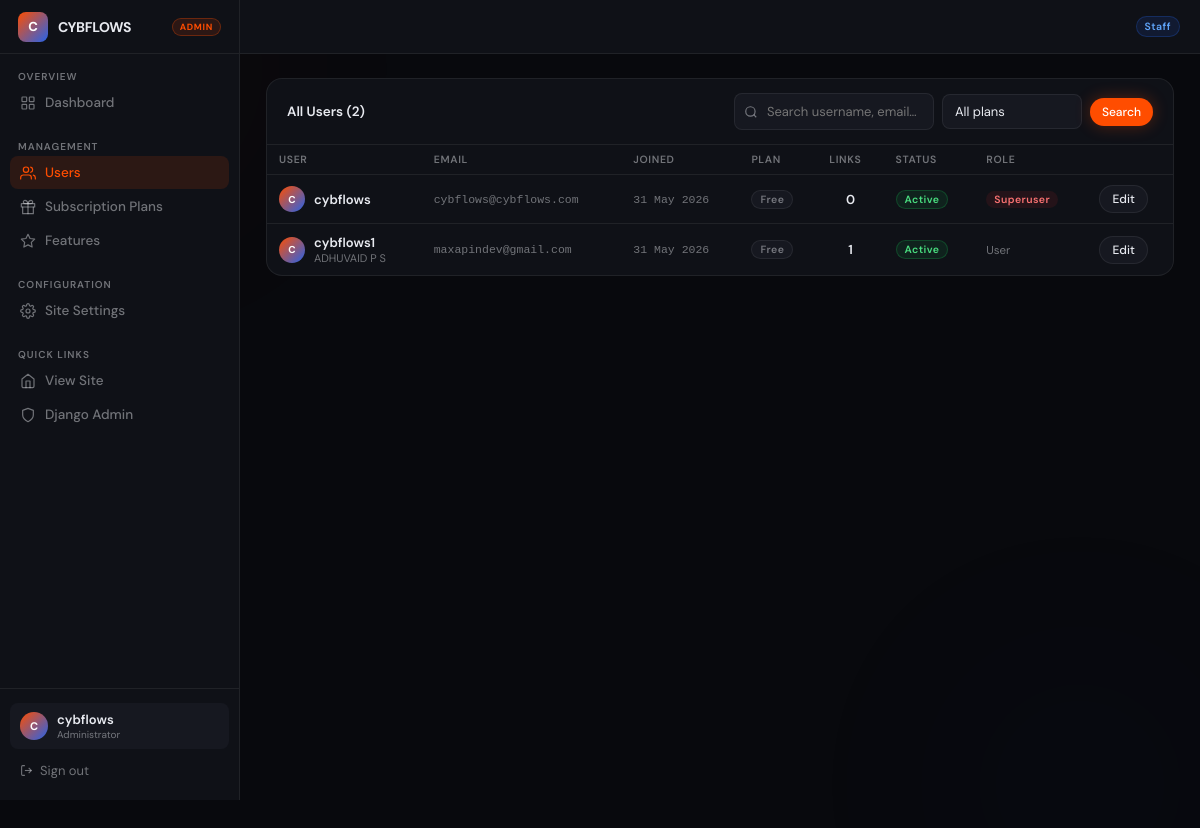
The page /siteadmin/users/ (signed in) on the database as committed earlier.
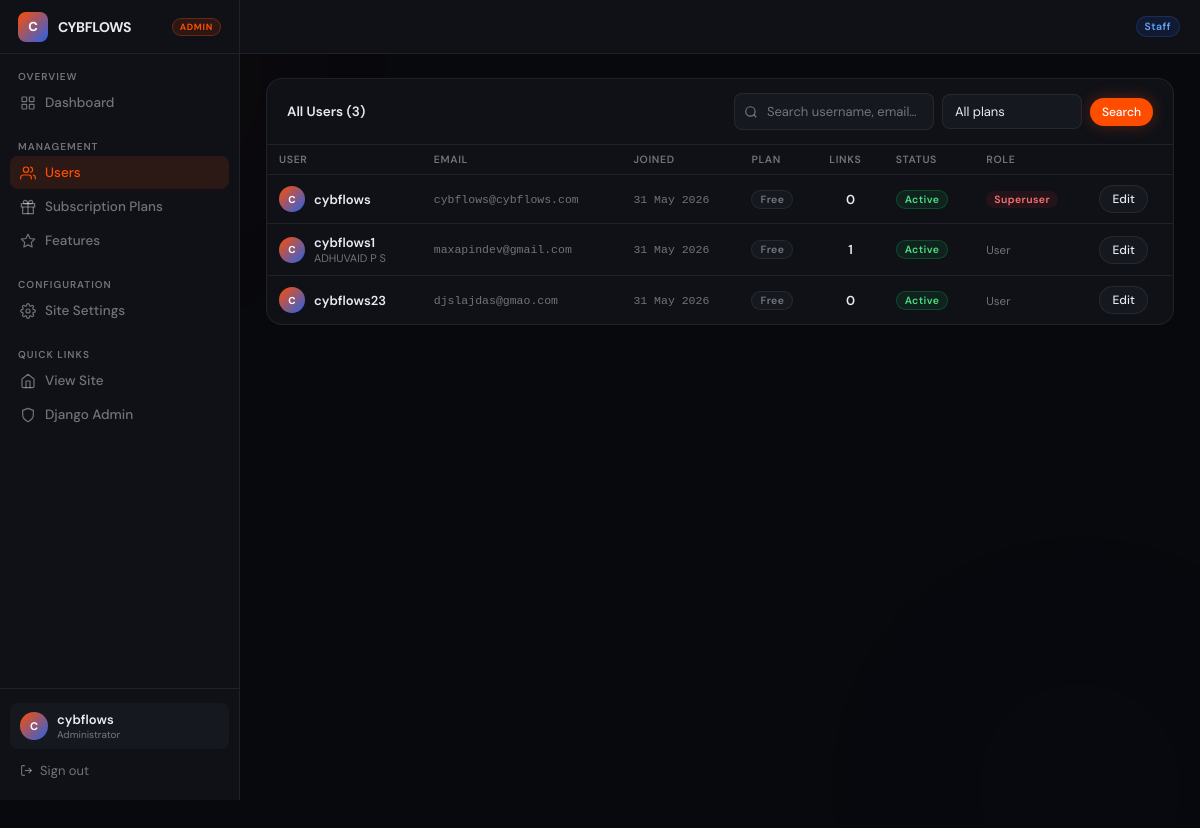
The same page on the database as committed later.
### siteadmin/models.py (models this page shows, shortened)
class SiteSettings(models.Model):
    site_name       = models.CharField(max_length=80, default='CybFlows')
    tagline         = models.CharField(max_length=160, blank=True,
                                       default='Your link, your identity.')
    site_theme      = models.CharField(max_length=20, choices=SITE_THEME_CHOICES, default='dark')
    accent_color    = models.CharField(max_length=7, default='#ff4d00')
    allow_signup    = models.BooleanField(default=True)
    maintenance     = models.BooleanField(default=False)
    maintenance_msg = models.TextField(blank=True,
                                       default='We are performing scheduled maintenance. Back soon.')
    footer_text     = models.CharField(max_length=200, blank=True,
                                       default='Free & open-source link-in-bio for creators.')
    updated_at      = models.DateTimeField(auto_now=True)
    class Meta:
        verbose_name = 'Site Settings'
    @classmethod
    def load(cls):
        obj, _ = cls.objects.get_or_create(pk=1)
        return obj

class Subscription(models.Model):
    user      = models.OneToOneField(settings.AUTH_USER_MODEL,
                                     on_delete=models.CASCADE, related_name='subscription')
    plan_slug = models.CharField(max_length=30, default='free')
    plan      = models.ForeignKey(SubscriptionPlan, on_delete=models.SET_NULL,
                                  null=True, blank=True, related_name='subscriptions')
    is_active = models.BooleanField(default=True)
    started_at = models.DateTimeField(auto_now_add=True)
    expires_at = models.DateTimeField(null=True, blank=True)
    notes     = models.TextField(blank=True)
    class Meta:
        ordering = ['user__username']
    def get_plan_display(self):
        return self.plan.name if self.plan else self.plan_slug.capitalize()

class SubscriptionPlan(models.Model):
    slug         = models.SlugField(max_length=30, unique=True)
    name         = models.CharField(max_length=80)
    price        = models.DecimalField(max_digits=8, decimal_places=2, default=0)
    price_label  = models.CharField(max_length=40, blank=True, default='/month')
    description  = models.CharField(max_length=160, blank=True)
    features     = models.TextField(blank=True,
                                    help_text='Marketing bullet points (one per line)')
    is_featured  = models.BooleanField(default=False)
    show_on_home = models.BooleanField(default=True)
    order        = models.PositiveSmallIntegerField(default=0)
    cta_label    = models.CharField(max_length=60, blank=True, default='Get started')
    created_at   = models.DateTimeField(auto_now_add=True)
    updated_at   = models.DateTimeField(auto_now=True)
    class Meta:
        ordering = ['order', 'id']

### accounts/models.py (models this page shows, shortened)
class User(AbstractUser):
    name    = models.CharField(max_length=120, blank=True)
    bio     = models.TextField(blank=True)
    avatar  = models.ImageField(upload_to='avatars/', blank=True)
    github  = models.URLField(blank=True)
    website = models.URLField(blank=True)
    twitter = models.URLField(blank=True)
    theme         = models.CharField(max_length=20, choices=THEME_CHOICES, default='default')
    color_primary = models.CharField(max_length=7, default='#ff4d00')
    color_bg      = models.CharField(max_length=7, default='#050505')
    color_text    = models.CharField(max_length=7, default='#f0f0f0')
    bg_image      = models.ImageField(upload_to='bg_images/', blank=True)
    profile_font   = models.CharField(max_length=30, choices=FONT_CHOICES, default='dm_sans')
    profile_layout = models.CharField(max_length=30, choices=LAYOUT_CHOICES, default='centered')
    username_changed_at    = models.DateTimeField(null=True, blank=True)
    username_changes_month = models.PositiveSmallIntegerField(default=0)
    username_change_month  = models.PositiveSmallIntegerField(default=0)  # stores month number
    username_change_year   = models.PositiveSmallIntegerField(default=0)  # stores year number

### siteadmin/views.py (the view)
# urls.py: path('users/',                        views.user_list,         name='admin_user_list'),
@login_required
@staff_required
def user_list(request):
    q    = request.GET.get('q', '').strip()
    plan = request.GET.get('plan', '')
    users = (User.objects.select_related('subscription__plan')
             .order_by('username').annotate(link_count=Count('links')))
    if q:
        users = users.filter(Q(username__icontains=q) | Q(email__icontains=q) | Q(name__icontains=q))
    if plan:
        users = users.filter(subscription__plan__slug=plan)
    return render(request, 'siteadmin/user_list.html', {
        'users': users, 'q': q, 'plan': plan,
        'plans': SubscriptionPlan.objects.all(),
    })

### devbio/context_processors.py (called while the page is built)
def site_settings(request):
    try:
        from siteadmin.models import SiteSettings
        obj = SiteSettings.load()
    except Exception:
        obj = None
    return {'site_settings': obj}

### templates/siteadmin/user_list.html (shortened to what this page needs)
{% extends "siteadmin/base.html" %}
{% block nav_users %}active{% endblock %}
{% block content %}
<div class="panel">
  <div class="panel-header">
    <span class="panel-title">All Users ({{ users|length }})</span>
    <form method="get" style="display:flex;gap:8px;align-items:center;flex-wrap:wrap;">
      <div class="search-wrap">
        <input class="admin-input search-input" name="q" value="{{ q }}" placeholder="Search username, email…" style="width:200px;">
      </div>
      <select name="plan" class="admin-input" style="width:140px;min-height:34px;font-size:13px;" onchange="this.form.submit()">
        <option value="">All plans</option>
      </select>
      <button type="submit" class="btn btn-primary btn-sm">Search</button>
    </form>
  </div>
  <table class="data-table">
    <thead>
      <tr><th>User</th><th>Email</th><th>Joined</th><th>Plan</th><th>Links</th><th>Status</th><th>Role</th><th></th></tr>
    </thead>
    <tbody>
      {% for u in users %}
      <tr style="border-left:3px solid {% if u.subscription.plan_slug == 'pro' %}var(--orange){% elif u.subscription.plan_slug == 'enterprise' %}var(--purple){% else %}var(--border){% endif %};">
        <td><div class="user-row"><div class="u-avatar">{{ u.username|first|upper }}</div><div><p class="u-name">{{ u.username }}</p>{% if u.name %}<p class="u-email">{{ u.name }}</p>{% endif %}</div></div></td>
        <td class="mono">{{ u.email|default:"—" }}</td>
        <td class="mono">{{ u.date_joined|date:"d M Y" }}</td>
        <td>{% if u.subscription %}<span class="badge b-{{ u.subscription.plan_slug }}">{{ u.subscription.get_plan_display }}</span>{% else %}<span class="badge b-free">Free</span>{% endif %}</td>
        <td style="text-align:center;font-size:13px;font-weight:600;">{{ u.link_count }}</td>
        <td>{% if u.is_active %}<span class="badge b-active">Active</span>{% else %}<span class="badge b-inactive">Disabled</span>{% endif %}</td>
        <td>{% if u.is_superuser %}<span class="badge" style="background:rgba(220,38,38,.1);color:#f87171;border-color:rgba(220,38,38,.25);">Superuser</span>{% elif u.is_staff %}<span class="badge b-staff">Staff</span>{% else %}<span style="font-size:11.5px;color:var(--muted);">User</span>{% endif %}</td>
        <td><a href="{% url 'admin_user_edit' u.pk %}" class="btn btn-ghost btn-sm">Edit</a></td>
      </tr>
      {% empty %}
      <tr><td colspan="8" style="text-align:center;color:var(--muted);padding:32px;">No users found{% if q %} for "{{ q }}"{% endif %}.</td></tr>
      {% endfor %}
    </tbody>
  </table>
</div>
{% endblock %}

### templates/siteadmin/base.html (shortened to what this page needs)
<!DOCTYPE html>
<html lang="en">
<head>
</head>
<body>
<aside class="admin-sidebar" id="admin-sidebar">
  <div class="sb-brand">
    <div class="sb-logo">{{ site_settings.site_name|default:"A"|first|upper }}</div>
    <span class="sb-name">{{ site_settings.site_name|default:"CybFlows" }}</span>
    <span class="sb-badge">Admin</span>
  </div>
  <div class="sb-sec">
    <p class="sb-label">Overview</p>
    <a href="{% url 'admin_dashboard' %}" class="sb-link {% block nav_dash %}{% endblock %}" onclick="closeSidebar()">
      <svg viewBox="0 0 24 24"><rect x="3" y="3" width="7" height="7" rx="1"/><rect x="14" y="3" width="7" height="7" rx="1"/><rect x="14" y="14" width="7" height="7" rx="1"/><rect x="3" y="14" width="7" height="7" rx="1"/></svg>
      Dashboard
    </a>
  </div>
  <div class="sb-sec">
    <p class="sb-label">Management</p>
    <a href="{% url 'admin_user_list' %}" class="sb-link {% block nav_users %}{% endblock %}" onclick="closeSidebar()">
      <svg viewBox="0 0 24 24"><path d="M17 21v-2a4 4 0 0 0-4-4H5a4 4 0 0 0-4 4v2"/><circle cx="9" cy="7" r="4"/><path d="M23 21v-2a4 4 0 0 0-3-3.87"/><path d="M16 3.13a4 4 0 0 1 0 7.75"/></svg>
      Users
    </a>
    <a href="{% url 'admin_plan_list' %}" class="sb-link {% block nav_plans %}{% endblock %}" onclick="closeSidebar()">
      <svg viewBox="0 0 24 24"><polyline points="20 12 20 22 4 22 4 12"/><rect x="2" y="7" width="20" height="5"/><path d="M12 22V7"/><path d="M12 7H7.5a2.5 2.5 0 0 1 0-5C11 2 12 7 12 7z"/><path d="M12 7h4.5a2.5 2.5 0 0 0 0-5C13 2 12 7 12 7z"/></svg>
      Subscription Plans
    </a>
    <a href="{% url 'admin_feature_list' %}" class="sb-link {% block nav_features %}{% endblock %}" onclick="closeSidebar()">
      <svg viewBox="0 0 24 24"><polygon points="12 2 15.09 8.26 22 9.27 17 14.14 18.18 21.02 12 17.77 5.82 21.02 7 14.14 2 9.27 8.91 8.26 12 2"/></svg>
      Features
    </a>
  </div>
  <div class="sb-sec">
    <p class="sb-label">Configuration</p>
    <a href="{% url 'admin_site_settings' %}" class="sb-link {% block nav_settings %}{% endblock %}" onclick="closeSidebar()">
      Site Settings
    </a>
  </div>
  <div class="sb-sec">
    <p class="sb-label">Quick Links</p>
    <a href="/" class="sb-link" target="_blank" rel="noopener">
      <svg viewBox="0 0 24 24"><path d="M3 9l9-7 9 7v11a2 2 0 0 1-2 2H5a2 2 0 0 1-2-2z"/><polyline points="9 22 9 12 15 12 15 22"/></svg>
      View Site
    </a>
    <a href="/admin/" class="sb-link">
      <svg viewBox="0 0 24 24"><path d="M12 22s8-4 8-10V5l-8-3-8 3v7c0 6 8 10 8 10z"/></svg>
      Django Admin
    </a>
  </div>
  <div class="sb-footer">
    <div class="sb-user">
      <div class="sb-avatar">{{ request.user.username|first|upper }}</div>
      <div style="min-width:0;">
        <p class="sb-uname">{{ request.user.username }}</p>
        <p class="sb-urole">Administrator</p>
      </div>
    </div>
    <a href="/logout/" class="sb-logout">
      <svg viewBox="0 0 24 24"><path d="M9 21H5a2 2 0 0 1-2-2V5a2 2 0 0 1 2-2h4"/><polyline points="16 17 21 12 16 7"/><line x1="21" y1="12" x2="9" y2="12"/></svg>
      Sign out
    </a>
  </div>
</aside>
<header class="admin-topbar">
  <div class="topbar-left">
    <h1 style="font-size:15px;font-weight:600;letter-spacing:-.2px;">{% block page_title %}Admin{% endblock %}</h1>
  </div>
  <div class="topbar-right">
    <span class="badge b-staff" style="font-size:10.5px;padding:3px 8px;">Staff</span>
  </div>
</header>
<div class="admin-main">
  <div class="admin-content">
    {% block content %}{% endblock %}
  </div>
</div>
</body>
</html>

Rows that differ between the two databases and show on the page:
added User: username|first "C", username "cybflows23", email "djslajdas@gmao.com", date_joined "31 May 2026", subscription.plan "Free", link_count "0", is_active "Active", is_superuser "User"
Other text that changed with them:
{{ users|length }}: "2" → "3"
